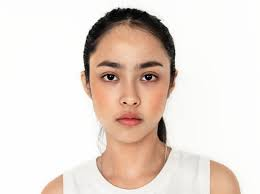
#> input picture AI/image.jpg, 260 x 194 px
$ python image2.py
#> lines starting #> are read from the running program, lines starting #| are printed output that depends on the picture; after the words box and inside, x2 and y2 are one past the last pixel; in counts of white or black regions, pixels touching at a corner belong together
from __future__ import print_function
import argparse
import cv2
# 이미지 색 바꾸기
image = cv2.imread('image.jpg')
#> image is the input picture: shape (194, 260, 3); mean B, G, R 211.8, 219.6, 231.8
print('width: {} pixels'.format(image.shape[1]))
#| width: 260 pixels
print('height: {} pixels'.format(image.shape[0]))
#| height: 194 pixels
cv2.imshow('image before convert', image)
corner = image[0:100, 0:100]
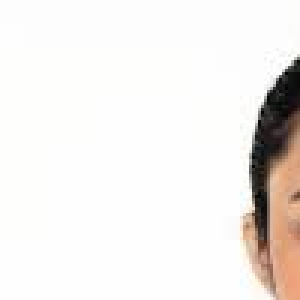
#> corner: shape (100, 100, 3) (shown 3 times larger); mean B, G, R 234.1, 236.8, 240.4
cv2.imshow('cutted image', corner)
corner = (0,0,0)
image[0:100, 0:100] = corner
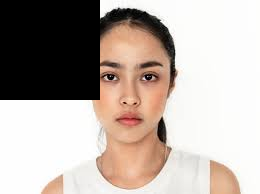
#> image: shape (194, 260, 3); 19.82% of pixels changed, all inside (x1, y1, x2, y2) = (0, 0, 100, 100)

image[97,190] = (0,255,0)
#> image: shape (194, 260, 3); under 0.01% of pixels changed, all inside (x1, y1, x2, y2) = (190, 97, 191, 98)
(b,g,r) = image[97,190]
#> b = 0; g = 255; r = 0
print("Pixel at (97,190): Red : {}, Green : {}, Blue : {}".format(r,g,b))
#| Pixel at (97,190): Red : 0, Green : 255, Blue : 0
cv2.imshow('image after convert', image)
cv2.waitKey(0)
cv2.destroyAllWindows()

# 사각형그리기
import numpy as np
import cv2
canvas = np.zeros((300,300,3), dtype='uint8')
green = (0,255,0)
cv2.line(canvas, (0,0), (300, 300), green)
cv2.imshow('Canvas', canvas)
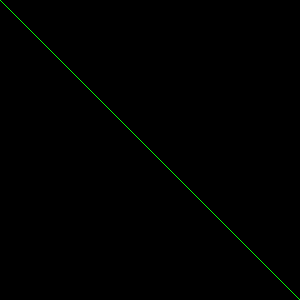
#> window 'Canvas': shape (300, 300, 3); mean B, G, R 0, 0.8, 0
cv2.waitKey(0)

red = (0,0,255)
cv2.line(canvas, (300, 0), (0,300), red, 3)
cv2.imshow("Canvas", canvas)
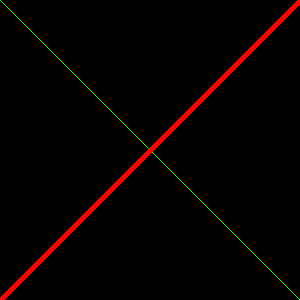
#> window 'Canvas': shape (300, 300, 3); mean B, G, R 0, 0.8, 5.9
cv2.waitKey(0)

cv2.rectangle(canvas, (10,10), (60,60), green)
cv2.imshow("Canvas", canvas)
cv2.waitKey(0)

cv2.rectangle(canvas, (50, 200), (200, 255), red, 5)
cv2.imshow("Canvas", canvas)
cv2.waitKey()

blue= (255, 0, 0)
cv2.rectangle(canvas, (200, 50),(225,125), blue, -1)
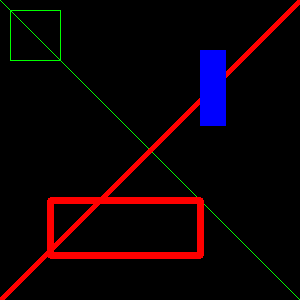
#> canvas: shape (300, 300, 3); mean of channels 0, 1, 2 5.6, 1.4, 13.2; drawn as B, G, R
cv2.imshow("Canvas", canvas)
cv2.waitKey(0)

# 원그리기
canvas = np.zeros((300,300,3), dtype='uint8')
(centerX, centerY) = (canvas.shape[1]//2, canvas.shape[0]//2)
white = (255,255,255)

for r in range(0, 175, 25):
    cv2.circle(canvas,(centerX, centerY), r, white)
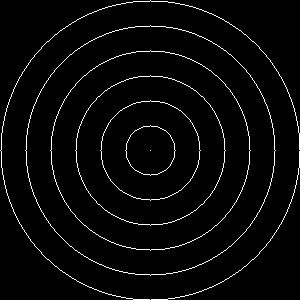
#> canvas: shape (300, 300, 3); 3.3% white in thin lines or dots
cv2.imshow("Canvas", canvas)
cv2.waitKey(0)

for i in range(0,25):
    radius = np.random.randint(5,high = 200)
    color = np.random.randint(0, high=256, size = (3,)).tolist()
    pt = np.random.randint(0, high = 300, size =(2,))
    cv2.circle(canvas, tuple(pt), radius, color, -1)
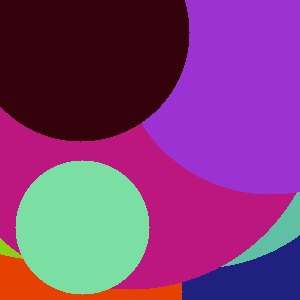
#> canvas: shape (300, 300, 3); mean of channels 0, 1, 2 120.2, 61, 125.3; drawn as B, G, R
cv2.imshow("Canva", canvas)
cv2.waitKey(0)
